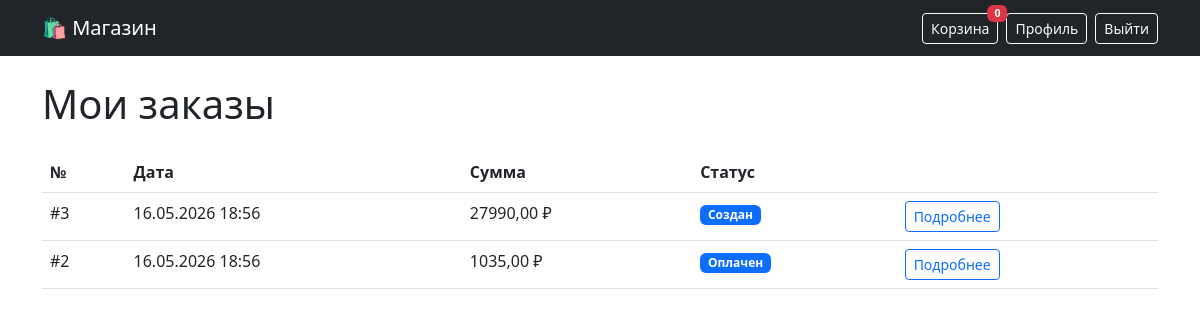
Page /orders/ (signed in) on the committed database.
### orders/models.py (models this page shows, shortened)
class Order(models.Model):
    STATUS_CHOICES = [
        ('created', 'Создан'),
        ('paid', 'Оплачен'),
        ('shipped', 'Передан в доставку'),
        ('completed', 'Завершён'),
        ('cancelled', 'Отменён'),
    ]
    user = models.ForeignKey(
        settings.AUTH_USER_MODEL,
        on_delete=models.CASCADE,
        related_name='orders',
        verbose_name='Покупатель',
    )
    first_name = models.CharField(max_length=100, verbose_name='Имя')
    last_name = models.CharField(max_length=100, verbose_name='Фамилия')
    address = models.TextField(verbose_name='Адрес доставки')
    status = models.CharField(
        max_length=20,
        choices=STATUS_CHOICES,
        default='created',
        verbose_name='Статус',
    )
    created = models.DateTimeField(auto_now_add=True)
    updated = models.DateTimeField(auto_now=True)
    class Meta:
        verbose_name = 'Заказ'
        verbose_name_plural = 'Заказы'
        ordering = ['-created']
    def get_total_price(self):
        return sum(item.get_total_price() for item in self.items.all())

class OrderItem(models.Model):
    order = models.ForeignKey(
        Order,
        on_delete=models.CASCADE,
        related_name='items',
        verbose_name='Заказ',
    )
    product = models.ForeignKey(
        Product,
        on_delete=models.CASCADE,
        verbose_name='Товар',
    )
    price = models.DecimalField(max_digits=10, decimal_places=2, verbose_name='Цена на момент заказа')
    quantity = models.PositiveIntegerField(default=1, verbose_name='Количество')
    class Meta:
        verbose_name = 'Позиция заказа'
        verbose_name_plural = 'Позиции заказа'
    def get_total_price(self):
        return self.price * self.quantity

### orders/views.py (the view)
# urls.py: path('', views.order_list, name='order_list'),
@login_required(login_url='/login/')
def order_list(request):
    orders = Order.objects.filter(user=request.user)
    return render(request, 'orders/order_list.html', {'orders': orders})

### orders/templates/orders/order_list.html (shortened to what this page needs)
{% extends 'base.html' %}
{% block content %}
<h1 class="mb-4">Мои заказы</h1>
{% if orders %}
    <table class="table">
        <thead>
            <tr>
                <th>№</th>
                <th>Дата</th>
                <th>Сумма</th>
                <th>Статус</th>
                <th></th>
            </tr>
        </thead>
        <tbody>
            {% for order in orders %}
            <tr>
                <td>#{{ order.id }}</td>
                <td>{{ order.created|date:"d.m.Y H:i" }}</td>
                <td>{{ order.get_total_price }} ₽</td>
                <td><span class="badge bg-primary">{{ order.get_status_display }}</span></td>
                <td>
                    <a href="{% url 'order_detail' order.id %}" class="btn btn-sm btn-outline-primary">
                        Подробнее
                    </a>
                </td>
            </tr>
            {% endfor %}
        </tbody>
    </table>
{% else %}
    <p class="text-muted">У вас пока нет заказов.</p>
    <a href="{% url 'catalog' %}" class="btn btn-outline-primary">Перейти в каталог</a>
{% endif %}
{% endblock %}

### rows in the picture
Order: id "3", created "16.05.2026 18:56", get_total_price "27990,00", status "Создан"
Order: id "2", created "16.05.2026 18:56", get_total_price "1035,00", status "Оплачен"

### other values in the picture
{{ request.session.cart|length }} "0"
